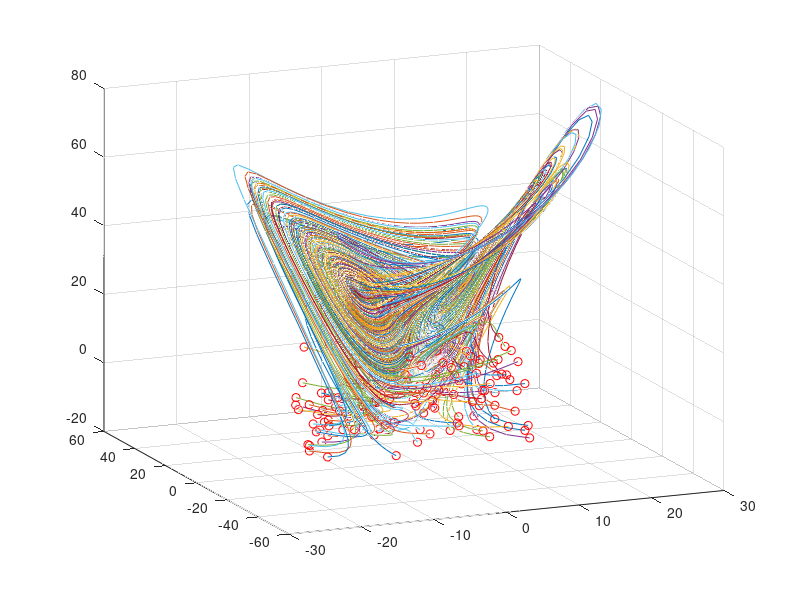

The MATLAB script that drew this image: (Note: this script raises an error after producing the figure.)
clear; close all; clc;

% Simulate Lorenz system
dt=0.01; T=8; t=0:dt:T;
b=8/3; sig=10;
%rho_test=[10 28 35];
rho_test=[10 28 35];
%rho_test = 10:2:40;

ode_options = odeset('RelTol',1e-10, 'AbsTol',1e-11);


input=[]; output=[];

for k = 1:50 % training trajectories
    for j=1:numel(rho_test)

        rho=rho_test(j);

        Lorenz = @(t,x)([ sig * (x(2) - x(1))       ; ...
            rho * x(1)-x(1) * x(3) - x(2) ; ...
            x(1) * x(2) - b*x(3)         ]);

        x0=30*(rand(3,1)-0.5);
        %x0=30*ones(3,1);

        [t,y] = ode45(Lorenz,t,x0);
       % [t,y] = ode45(@loretz_eq,t,x0,[],sig,rho,b);
        input=[input; rho*ones(1,3) ; y(1:end-1,:)];
        output=[output; rho*ones(1,3) ; y(2:end,:)];
        plot3(y(:,1),y(:,2),y(:,3)), hold on
        plot3(x0(1),x0(2),x0(3),'ro')

    end
end

grid on, view(-23,18)

% for j=1:1 % training trajectories
%     x0=30*ones(3,1);
%     rho=rho_test(j);
%     [t,y] = ode45(@loretz_eq,t,x0,[],sig,rho,b);
%     input=[input; y(1:end-1,:)];
%     output=[output; y(2:end,:)];
%     plot3(y(:,1),y(:,2),y(:,3)), hold on
%     plot3(x0(1),x0(2),x0(3),'ro')
% end


rho_tested=[];
for l=1:numel(rho_test)
    %rho_tested=[rho_tested;rho_test(l)*ones(numel(t)-1,1)]; %old
    rho_tested=[rho_tested;rho_test(l)*ones(k*numel(t),1)];
end
input_NN(:,1)=rho_tested;
input_NN(:,2:4)=input;
output_NN(:,1)=rho_tested;
output_NN(:,2:4)=output;



%% train the Neural Network
net = feedforwardnet([10]);
%net.layers{1}.transferFcn = 'logsig';
%net.layers{3}.transferFcn = 'radbas';
net.layers{1}.transferFcn = 'satlins';
%net.layers{2}.transferFcn = 'logsig';
net = train(net,input_NN.',output_NN.');
%%

set(gcf,'color','w');
rho_try=40;
% x0=30*(ones(3,1));

x0=20*(rand(3,1)-0.5);

%figure(22)
%dt=0.001; T=8; t=0:dt:T;
%[t,y] = ode45(@loretz_eq,t,x0,[],sig,rho_try,b);
Lorenz1 = @(t,x)([ sig * (x(2) - x(1))       ; ...
                  rho_try * x(1)-x(1) * x(3) - x(2) ; ...
                  x(1) * x(2) - b*x(3)         ]); 

%[t,y] = ode45(@loretz_eq,t,x0,[],sig,rho_try,b);
 [t,y_L] = ode45(Lorenz1,t,x0);

grid on
%rho is used as a input
x0=[rho_try;x0];
clear ynn
ynn(1,:)=x0;
for jj=2:length(t)
    y0=net(x0);
    ynn(jj,:)=y0.';
    x0=[rho_try;y0(2:4)];
    %x0=y0;
end
figure(2)
plot3(y_L(:,1),y_L(:,2),y_L(:,3)), hold on
plot3(ynn(:,2),ynn(:,3),ynn(:,4),':','Linewidth',[2])
legend('ODE45','NN')
xlabel('x');
ylabel('y');
zlabel('z');

figure(3)
subplot(3,1,1), plot(t,y_L(:,1),t,ynn(:,2),'Linewidth',[2]),legend('ODE45','NN'),xlabel('t'); ylabel('x');
subplot(3,1,2), plot(t,y_L(:,2),t,ynn(:,3),'Linewidth',[2]),legend('ODE45','NN'),xlabel('t'); ylabel('y');
subplot(3,1,3), plot(t,y_L(:,3),t,ynn(:,4),'Linewidth',[2]),legend('ODE45','NN'),xlabel('t'); ylabel('z');

